Frame 1 (no input): blank canvas, image omitted
Frame 60 (no input): blank canvas, image omitted
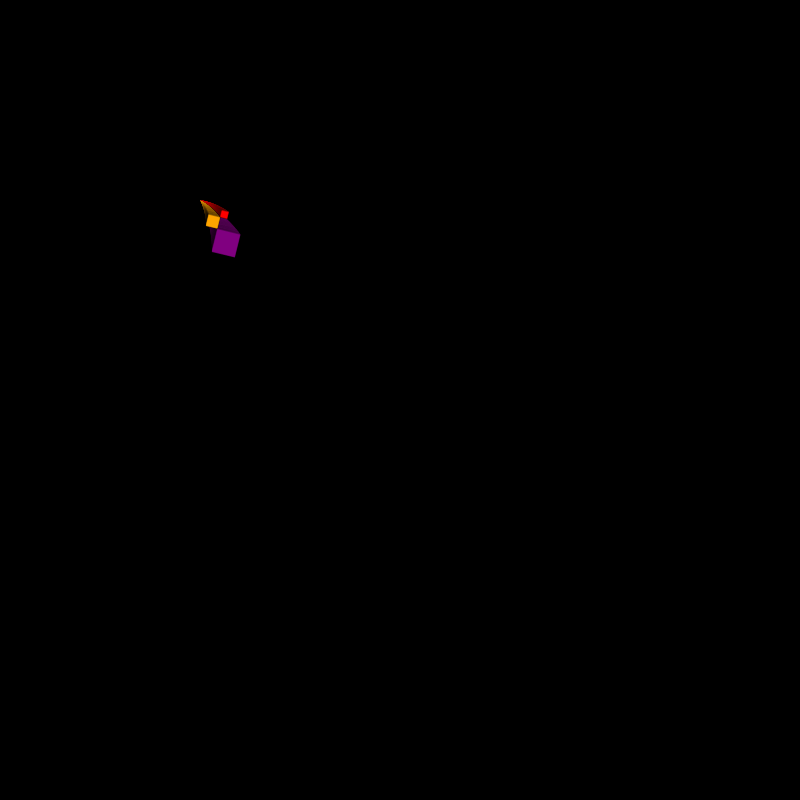
Frame 120 (the mouse pressed at the canvas centre since frame 60)

The p5.js sketch whose frames 1 and 60 were blank and that drew this single picture after the mouse press (run headless with seeded random() and noise() and a simulated clock; from frame 60 on, the mouse is pressed at the canvas centre):

// p5.js sketch
// ── sketch.js
var a = 0.0;

//This code sets up the variable a at 0.0.
function setup() {
  createCanvas(800,800);
  background('black');
}

function draw() {
  translate(width/4, height/4);
  scale(a); 
  a += 0.002;
  rotate(a);
//This code contains each type of transformation that the pixels go through.
  Pixel1();
  Pixel2();
  Pixel3();
  //This code calls each of the functions.
}

function Pixel1(){
  rect(50,50,50,50);
  fill('red');
}

function Pixel2(){
rect( 100,20,30,30);
fill('purple');
}

function Pixel3(){
rect(100,100,100,100);
fill('orange');
}
//This code defines each of the functions.
